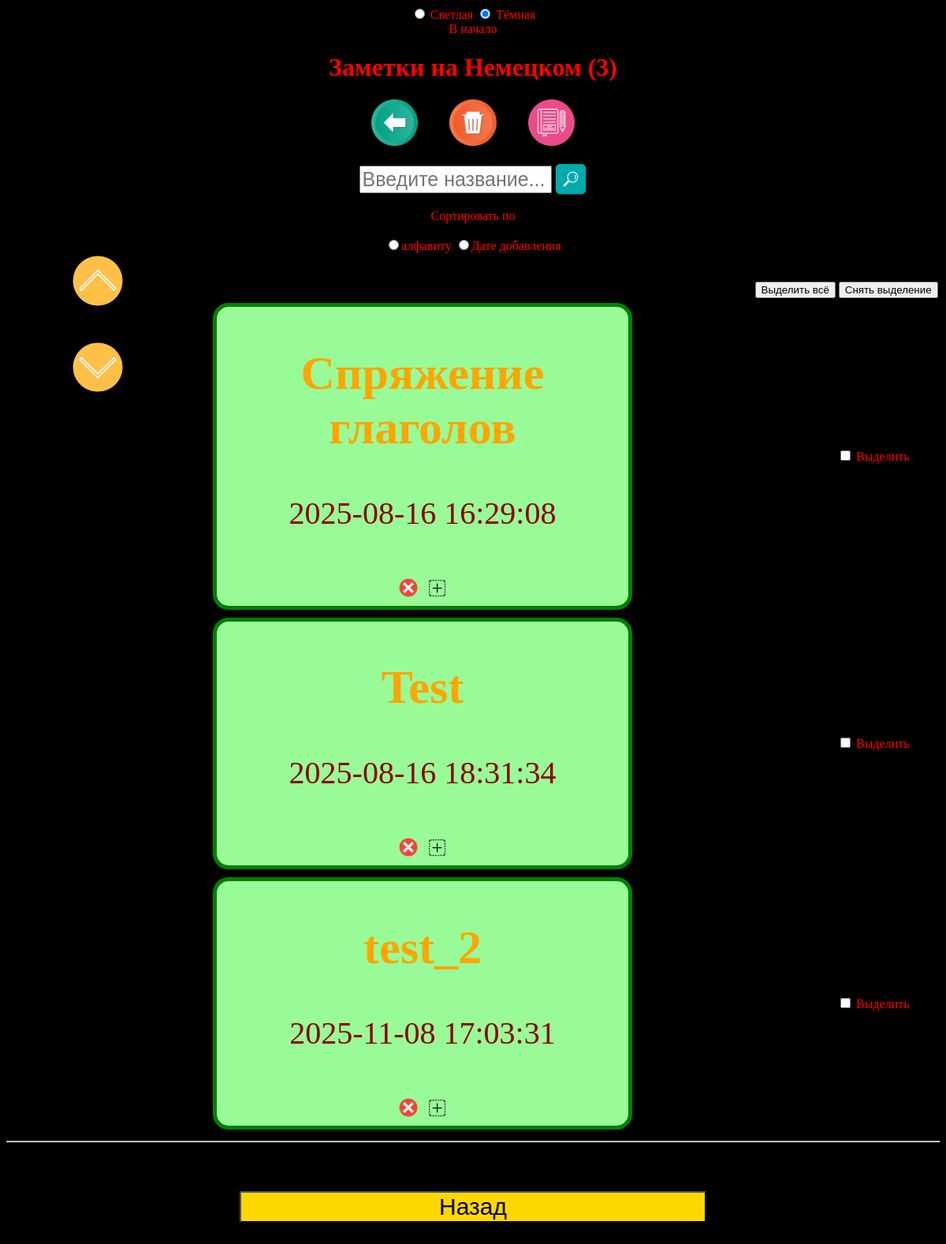
The app's page /langs_notes/DE/ with its own data.
### tables this page shows
CREATE TABLE notes (
                                                            id integer primary key autoincrement,
                                                            title text,
                                                            content text,
                                                            lang varchar(2),
                                                            date_to_add datetime default current_timestamp
                                                        );

### app.py (the view)
@app.route('/langs_notes/<notes_lang_code>/', methods=['GET'])
def show_notes(notes_lang_code: str):
  db = help_funcs.connect_to_db()
  notes = db.query_execute(queries.SELECT_ALL_NOTES_BY_LANG, params=(notes_lang_code,), is_fetch_all=True)
  return render_template('notes.html', notes=notes, notes_lang_name=ForeignLang.get_lang_by_code(notes_lang_code, word_end='ком'),
                         notes_lang_code=notes_lang_code, href_back='/langs_notes/')

### database/database.py (called while the page is built)
	def create_table(self, table_name: str, fields: Dict[str, str]):
		fields_str = '( '
		for field_name, field_type in fields.items():
			fields_str += field_name + ' ' + field_type + ', '
		fields_str = fields_str[:len(fields_str) - 2]
		fields_str += ');'
		query = f'CREATE TABLE IF NOT EXISTS {table_name}{fields_str}'
		self.__cursor.execute(query)
		self.__coon.commit()

	def query_execute(self, query: str, params: Union[List[Iterable], tuple] = None, is_ext=False, is_fetch_one=False, is_fetch_all=False):
		if is_ext:
			func = self.__cursor.executemany
		else:
			func = self.__cursor.execute
		if params:
			func(query, params)
		else:
			func(query)
		if is_fetch_one:
			data = self.__cursor.fetchone()
			return data
		elif is_fetch_all:
			data = self.__cursor.fetchall()
			return data
		else:
			self.__coon.commit()

	def __del__(self):
		self.__cursor.close()
		self.__coon.close()

### foreign_lang.py (called while the page is built)
	@staticmethod
	def get_lang_by_code(code: str, word_end=None) -> Union[str, None]:
		for _lang in ForeignLang:
			if code == _lang.name:
				val = _lang.value
				return val if word_end is None else (val[:-len(word_end)] + word_end) if val.endswith('кий') else val
		return None

### help_funcs.py (called while the page is built)
def connect_to_db(db_name: str = config.PATH_TO_DB) -> database.DB:
	db = database.DB(db_name)
	return db

### templates/notes.html (shortened to what this page needs)
<!DOCTYPE html>
<html lang="en">
<head>
    <link rel="stylesheet" href="{{ url_for('static', filename='css/notes.css') }}">
    <link rel="stylesheet" href="{{ url_for('static', filename='css/index.css') }}">
</head>
<body>
    {% if is_err %}
        <script>
            alert('Совпадений не найдено!');
            window.location.href = '{{href_back}}';
        </script>
    {% else %}
        <div class="container">
            {% include 'theme.html' %}
            <h1 id="total-notes">{{ 'Найдено' if is_search else 'Заметки на ' + notes_lang_name }} ({{notes|length}})</h1>
            {% if notes|length > 0 %}
                <a href="/langs_notes/"><img title="К выбору языка заметок" src="{{url_for('static', filename='img/back_icon.png')}}"></a>
                <img title="Удалить всё" src="{{url_for('static', filename='img/delete_all_icon.png')}}" onclick="deleteNote(0, '', '{{notes_lang_code}}');">
                <a href="/langs_notes/{{notes_lang_code}}/add_new_note/"><img title="Добавить заметку" src="{{url_for('static', filename='img/add_note_icon.png')}}"></a>
                <br><br>
                <input id="note_input" type="text" placeholder="Введите название...">
                <img id="search-img" title="Поиск" src="{{url_for('static', filename='img/search_icon.png')}}" onclick="findWordCard(noteCards, false);">
                <br><br>
                <label>Сортировать по</label><br><br>
                <input id="alphabet" type="radio" value="alphabet" name="sort_by" onclick="sortNotes('alphabet', notesList);"><label for="alphabet">алфавиту</label>
                <input id="date_to_add" type="radio" value="date_to_add" name="sort_by" onclick="sortNotes('date', notesList);"><label for="date_to_add">Дате добавления</label>
                {% include 'up_down_scroll.html' %}
                 <br><br><br>
                <div style="margin-left: 80%;">
                    <input type="button" value="Выделить всё" onclick="checkedNotes.forEach(item => item.checked = true);">
                    <input type="button" value="Снять выделение" onclick="checkedNotes.forEach(item => item.checked = false);">
                </div>
            {% else %}
                <a href="/langs_notes/{{notes_lang_code}}/add_new_note/"><img title="Добавить заметку" src="{{url_for('static', filename='img/add_note_icon.png')}}"></a>
            {% endif %}
            <table id="notes-table">
                {% for note in notes %}
                <tr>
                    <td>
                        <div class="main-card">
                            <table>
                                <tr>
                                    <td>
                                        <div class="note-card">
                                            <a class="note-title" href="/langs_notes/{{notes_lang_code}}/show_note/{{note.0}}/"><h2 class="title">{{note.1}}</h2></a>
                                            <label class="date-to-add">{{note.4}}</label><br><br>
                                            <img class="note-delete" title="Удалить" id="del_note_{{note.0}}" src="{{url_for('static', filename='img/delete_word_icon.png')}}" onclick="deleteNote({{note.0}}, '{{note.1}}', '{{notes_lang_code}}');"/>
                                            <a class="note-change" href="/langs_notes/{{notes_lang_code}}/change_note/{{note.0}}/"><img title="Просмотр/изменение" src="{{url_for('static', filename='img/change_word_icon.png')}}"/></a>
                                        </div>
                                    </td>
                                    <td>
                                        <input id="note-{{loop.index0}}" class="note-checker" data-note_id="{{note.0}}" type="checkbox">
                                        <label for="note-{{loop.index0}}">Выделить</label>
                                    </td>
                                </tr>
                            </table>
                        </div>
                    </td>
                </tr>
                {% endfor %}
            </table>
            <hr><br><br><br>
            <a href="{{href_back}}"><button>Назад</button></a>
        </div>
    {% endif %}
    <br><br>
</body>
</html>

### static/css/notes.css (style rules this page uses)
body { background: black; }
.container { color: red; text-align: center; }
#notes-table { width: 100%; text-align: center; }
.note-title { color: orange; }
.date-to-add { color: DarkRed; }
#search-img { width: 40px; height: 40px; vertical-align: middle; }

### static/css/index.css (style rules this page uses)
body { background: black; }
.container { color: red; text-align: center; }
a { text-decoration:none; color: black; }

### records on screen
notes: title "Спряжение глаголов", date_to_add "2025-08-16 16:29:08"
notes: title "Test", date_to_add "2025-08-16 18:31:34"
notes: title "test_2", date_to_add "2025-11-08 17:03:31"

### other values on screen
{{ 'Найдено' if is_search else 'Заметки на ' + notes_lang_name }} "Заметки на Немецком"
{{ notes|length }} "3"
